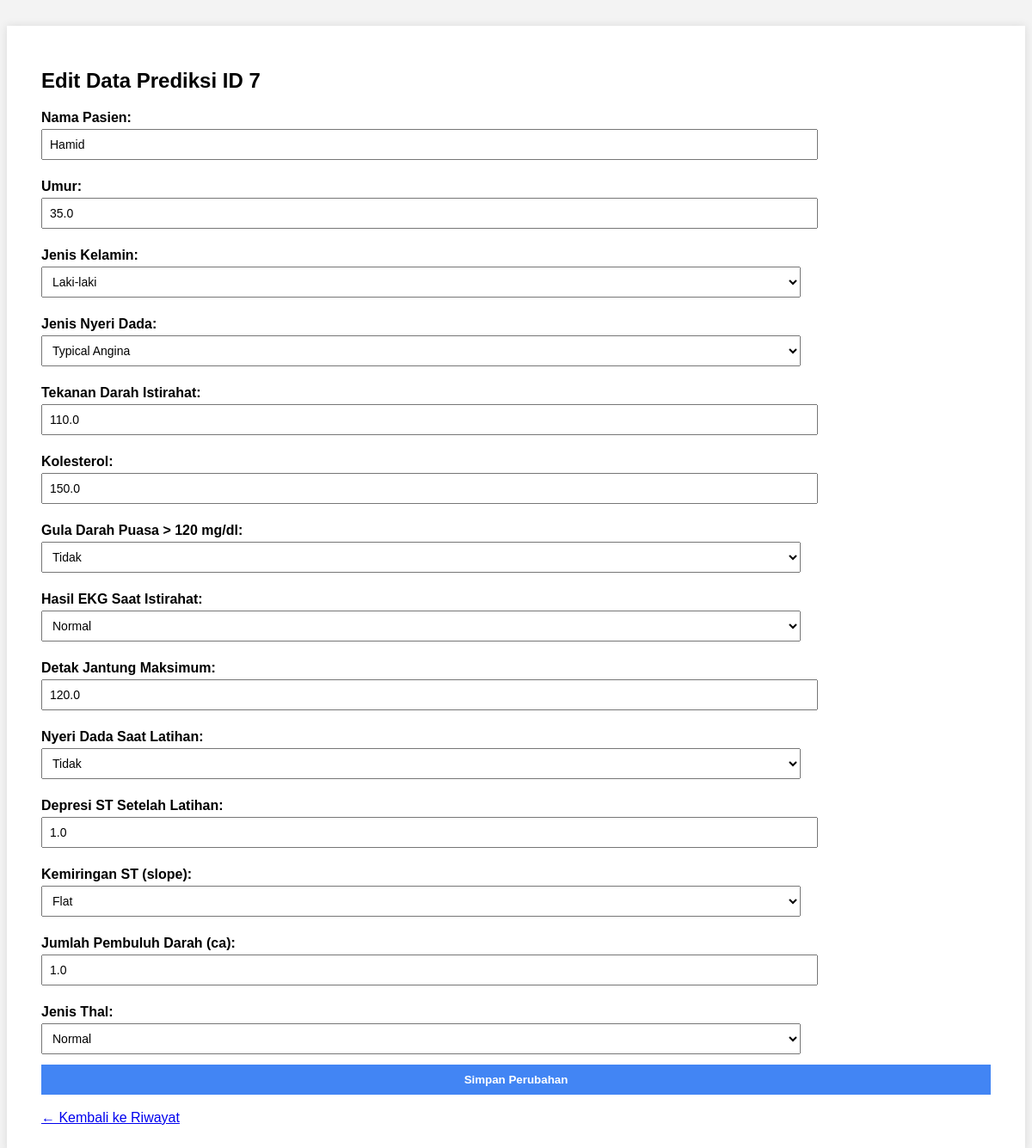
The app's page /edit/7 with its own data.
### tables this page shows
CREATE TABLE prediksi (
            id INTEGER PRIMARY KEY AUTOINCREMENT,
            age REAL,
            sex TEXT,
            cp TEXT,
            trestbps REAL,
            chol REAL,
            fbs TEXT,
            restecg TEXT,
            thalach REAL,
            exang TEXT,
            oldpeak REAL,
            slope TEXT,
            ca REAL,
            thal TEXT,
            hasil TEXT
        , nama TEXT);

### app.py (the view)
@app.route("/edit/<int:id>", methods=["GET", "POST"])
def edit(id):
    conn = get_db_connection()
    if request.method == "POST":
        input_data = {
            "nama": request.form["nama"],
            "age": float(request.form["age"]),
            "sex": request.form["sex"],
            "cp": request.form["cp"],
            "trestbps": float(request.form["trestbps"]),
            "chol": float(request.form["chol"]),
            "fbs": request.form["fbs"],
            "restecg": request.form["restecg"],
            "thalch": float(request.form["thalch"]),
            "exang": request.form["exang"],
            "oldpeak": float(request.form["oldpeak"]),
            "slope": request.form["slope"],
            "ca": float(request.form["ca"]),
            "thal": request.form["thal"]
        }
        input_predict = input_data.copy()
        del input_predict["nama"]
        from utils.predict import predict_condition
        hasil = predict_condition(input_predict)
        conn.execute("""
            UPDATE prediksi
            SET nama=?, age=?, sex=?, cp=?, trestbps=?, chol=?, fbs=?, restecg=?,
                thalach=?, exang=?, oldpeak=?, slope=?, ca=?, thal=?, hasil=?
            WHERE id=?
        """, (
            input_data["nama"], input_data["age"], input_data["sex"], input_data["cp"],
            input_data["trestbps"], input_data["chol"], input_data["fbs"], input_data["restecg"],
            input_data["thalch"], input_data["exang"], input_data["oldpeak"], input_data["slope"],
            input_data["ca"], input_data["thal"], hasil, id
        ))
        conn.commit()
        conn.close()
        return redirect("/")
    else:
        row = conn.execute("SELECT * FROM prediksi WHERE id = ?", (id,)).fetchone()
        conn.close()
        if row is None:
            return "Data tidak ditemukan", 404
        return render_template("edit.html", row=row)

### app.py (called while the page is built)
def get_db_connection():
    conn = sqlite3.connect("database.db")
    conn.row_factory = sqlite3.Row
    return conn

### templates/edit.html (shortened to what this page needs)
<!DOCTYPE html>
<html>
<head>
  <link rel="stylesheet" href="/static/style.css">
</head>
<body>
  <div class="container">
    <h2>Edit Data Prediksi ID {{ row['id'] }}</h2>
    <form method="POST">
      <label>Nama Pasien:</label>
      <input name="nama" value="{{ row['nama'] }}" required>
      <label>Umur:</label>
      <input name="age" value="{{ row['age'] }}" required>
      <label>Jenis Kelamin:</label>
      <select name="sex">
        <option value="Male" {% if row['sex'] == 'Male' %}selected{% endif %}>Laki-laki</option>
      </select>
      <label>Jenis Nyeri Dada:</label>
      <select name="cp">
        <option value="typical angina" {% if row['cp'] == 'typical angina' %}selected{% endif %}>Typical Angina</option>
      </select>
      <label>Tekanan Darah Istirahat:</label>
      <input name="trestbps" value="{{ row['trestbps'] }}" required>
      <label>Kolesterol:</label>
      <input name="chol" value="{{ row['chol'] }}" required>
      <label>Gula Darah Puasa > 120 mg/dl:</label>
      <select name="fbs">
        <option value="False" {% if row['fbs'] == 'False' %}selected{% endif %}>Tidak</option>
      </select>
      <label>Hasil EKG Saat Istirahat:</label>
      <select name="restecg">
        <option value="normal" {% if row['restecg'] == 'normal' %}selected{% endif %}>Normal</option>
      </select>
      <label>Detak Jantung Maksimum:</label>
      <input name="thalch" value="{{ row['thalach'] }}" required>
      <label>Nyeri Dada Saat Latihan:</label>
      <select name="exang">
        <option value="False" {% if row['exang'] == 'False' %}selected{% endif %}>Tidak</option>
      </select>
      <label>Depresi ST Setelah Latihan:</label>
      <input name="oldpeak" value="{{ row['oldpeak'] }}" required>
      <label>Kemiringan ST (slope):</label>
      <select name="slope">
        <option value="flat" {% if row['slope'] == 'flat' %}selected{% endif %}>Flat</option>
      </select>
      <label>Jumlah Pembuluh Darah (ca):</label>
      <input name="ca" value="{{ row['ca'] }}" required>
      <label>Jenis Thal:</label>
      <select name="thal">
        <option value="normal" {% if row['thal'] == 'normal' %}selected{% endif %}>Normal</option>
      </select>
      <button type="submit">Simpan Perubahan</button>
    </form>
    <br>
    <a href="/">← Kembali ke Riwayat</a>
  </div>
</body>
</html>

### static/style.css (style rules this page uses)
body { font-family: sans-serif; background-color: #f3f3f3; }
.container { max-width: 2200px; margin: auto; background: white; padding: 30px 40px; margin-top: 30px; box-shadow: 0 0 10px rgba(0,0,0,0.1); }
input, select { width: 80%; padding: 8px; margin-bottom: 12px; font-size: 14px; }
label { font-weight: bold; display: block; margin-top: 10px; margin-bottom: 4px; }
button { width: 100%; padding: 10px; background-color: #4285f4; color: white; border: none; font-weight: bold; cursor: pointer; }

### records on screen
prediksi: id "7", nama "Hamid", age "35.0", sex "Laki-laki", cp "Typical Angina", trestbps "110.0", chol "150.0", fbs "Tidak", restecg "Normal", thalch "120.0", exang "Tidak", oldpeak "1.0", slope "Flat", ca "1.0", thal "Normal"
